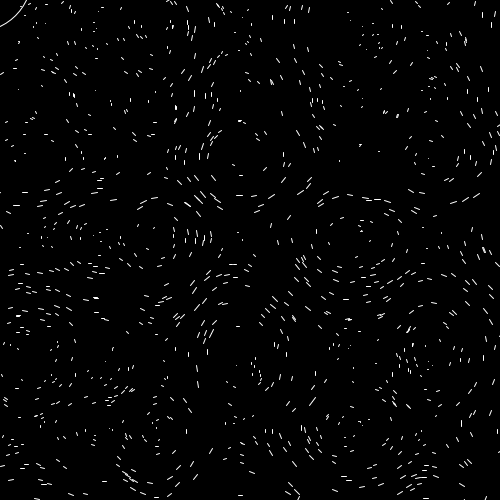
Frame 1 (no input)
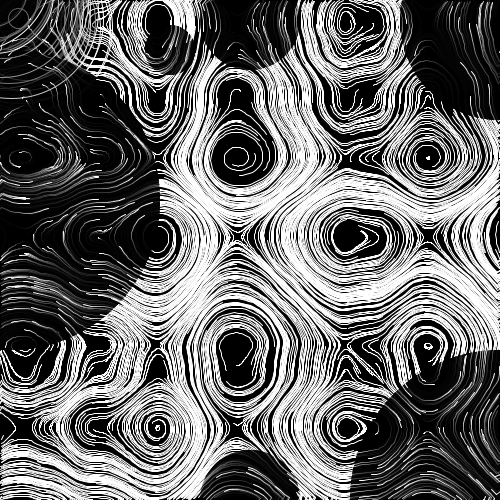
Frame 60 (the mouse pressed at the canvas centre just before this capture)
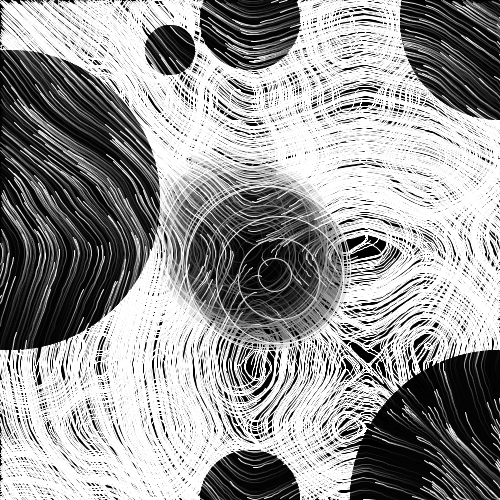
Frame 120 (the mouse held since frame 60 and released just before this capture)

The Processing sketch that drew these frames (run headless with seeded random() and noise(); from frame 60 on, the mouse is pressed at the canvas centre):

// Processing sketch: processing_13977
// ── processing_13977.pde

//Code from Starkes and ms noh edited by Rolland Leung

int NUM_PARTICLES = 1000;
ParticleSystem p;
void setup()
{
  smooth();
  size(500,500);
  background(0);
  noStroke();
  p = new ParticleSystem();
}
 
void draw()
{
    noStroke();
  fill(0,30);
  ellipse(170,50,50,50);
  ellipse(250,20,100,100);
  ellipse(500,500,300,300);
  ellipse(250,500,100,100);
  ellipse(10,200,300,300);
  ellipse(500,20,200,200);
  p.update();
  p.render();
  
  float a = random(-30,30);
  float i = random(10,180);
  ellipse(mouseX+a,mouseY+a,i,i);
  //fill(random(150),random(20),35,random(200));
  
}


class Particle
{
  PVector position, velocity;
 
  Particle()
  {
    position = new PVector(random(width),random(height));
    velocity = new PVector();
  }
   
  void update()
  {
    velocity.x = 20*(noise(mouseX/10+position.y/100)-0.5);
    velocity.y = 20*(noise(mouseY/10+position.x/100)-0.5);
    position.add(velocity);
     
    if(position.x<0)position.x+=width;
    if(position.x>width)position.x-=width;
    if(position.y<0)position.y+=height;
    if(position.y>height)position.y-=height;
  }
 
  void render()
  {
    stroke(255);
    line(position.x,position.y,position.x-velocity.x,position.y-velocity.y);
  }
}

class ParticleSystem
{
  Particle[] particles;
   
  ParticleSystem()
  {
    particles = new Particle[NUM_PARTICLES];
    for(int i = 0; i < NUM_PARTICLES; i++)
    {
      particles[i]= new Particle();
    }
  }
   
  void update()
  {
    for(int i = 0; i < NUM_PARTICLES; i++)
    {
      particles[i].update();
    }
  }
   
  void render()
  {
    for(int i = 0; i < NUM_PARTICLES; i++)
    {
      particles[i].render();
    }
  }
}
                
